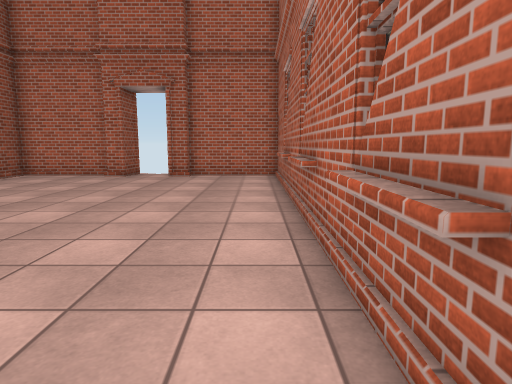
view 1 (above)

12 first-person views from a walk through a Unity game level. The camera is 1.3 m above the floor, tilts 8° down and sees 75° across. The floor is counted in squares, 1 m on a side. Each view is taken from the middle of a square. On the plan, view 1 faces up. The plan holds only what a view shows up to about 14 squares ahead; the rest is blank. Some animated figures are not drawn. Surface patterns are stand-ins for the level's own textures.

view 2
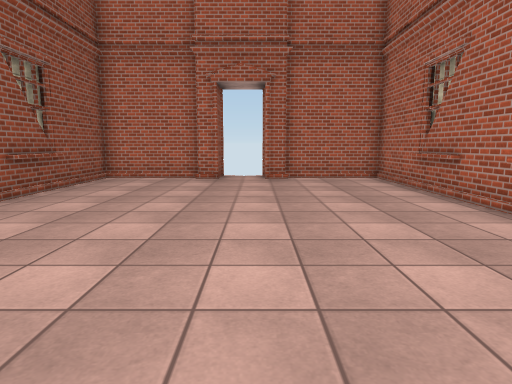

view 3
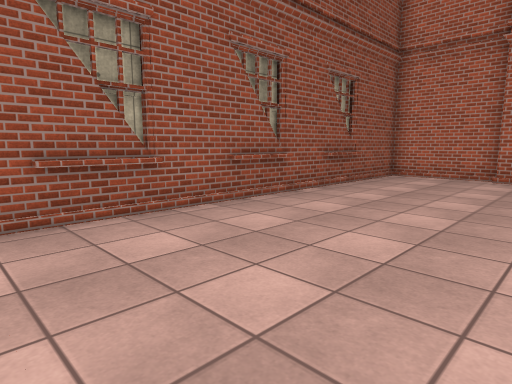

view 4
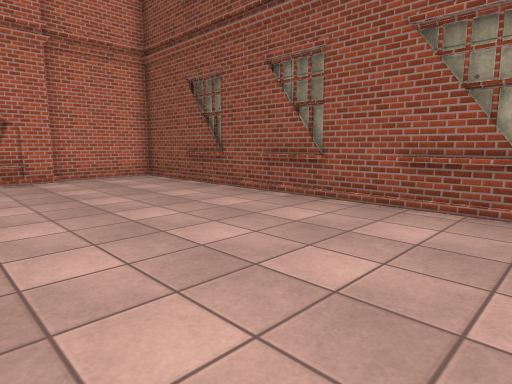

view 5
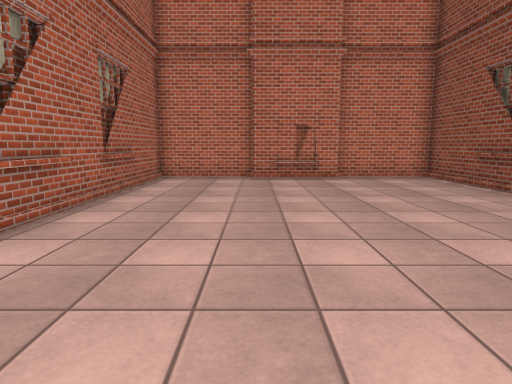

view 6
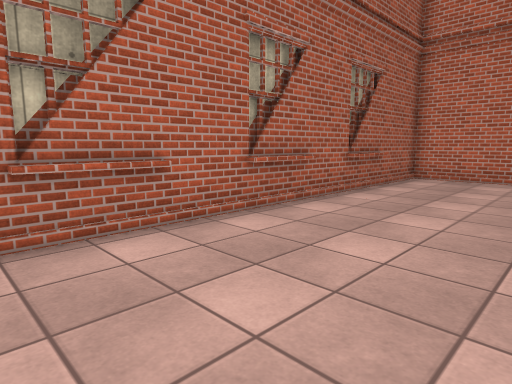

view 7
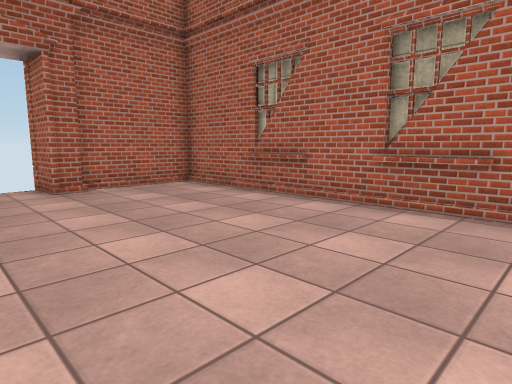

view 8
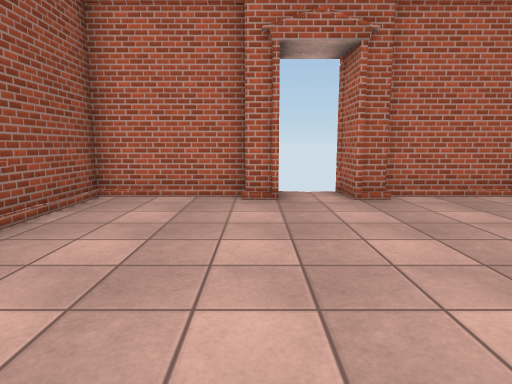

view 9
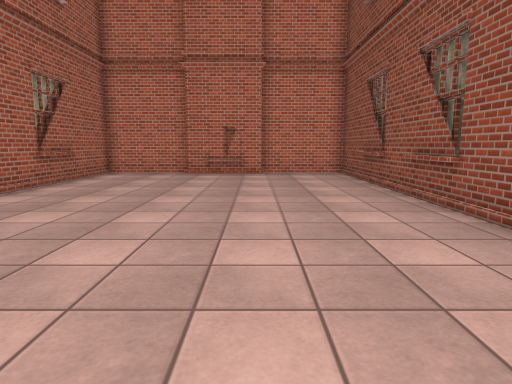

view 10
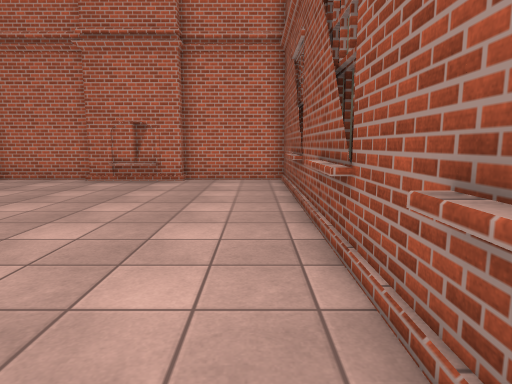

view 11
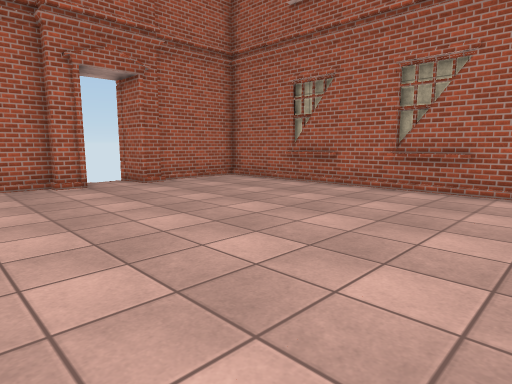

view 12
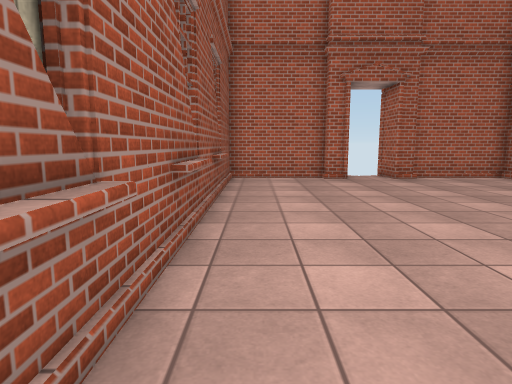

### Floor plan
Points are (right, up) in squares from view 1. A wall is a line through its corners. A room is listed if a view was taken in it or the views show most of it. See-through windows are left out.
Room 1 (views 1, 2, 3, 4, 5, 6, 7, 8, 9, 10, 11, 12)
walls: (-10.4, 3.3) (-10.4, 2.8); (1.2, 2.6) (1.2, 3.1); (-10.4, -0.9) (-10.4, -1.4); (1.2, 6.8) (1.2, 7.2); (-2.9, 14) (-3.6, 14) (-3.6, 15.5); (-5.5, 14.9) (-5.5, 14) (-6.3, 14) (-6.3, 14.4) (-10.1, 14.4) (-10.1, -9.7) (-6.3, -9.7) (-6.3, -9.3) (-2.9, -9.3); (-5, -9.5) (-4.4, -9.5); (-2.9, -9.7) (0.9, -9.7) (0.9, 14.4) (-2.9, 14.4)
low walls: (-9.8, 3.4) (-9.8, 1.1); (-9.8, -0.6) (-9.8, -2.8); (0.7, 1.1) (0.7, 3.4); (0.7, 5.1) (0.7, 7.2); (-9.8, 7.2) (-9.8, 5.1); (0.7, -2.8) (0.7, -0.6); (0.7, 9.1) (0.7, 11.2); (-9.8, -4.6) (-9.8, -6.8); (-9.8, 11.2) (-9.8, 9.1); (0.7, -6.8) (0.7, -4.6); (-5.5, -9) (-3.8, -9)

Positions as (right, up) in squares from view 1, and headings:
1: (0, 0), facing up
2: (-4, 1), facing up
3: (-4, 0), facing up-left
4: (-3, 4), facing down-left
5: (-3, 4), facing down
6: (-4, 4), facing down-right
7: (-6, 4), facing up-right
8: (-6, 6), facing up
9: (-6, 6), facing down
10: (-9, 3), facing down
11: (-9, 3), facing up-right
12: (-9, 1), facing up
